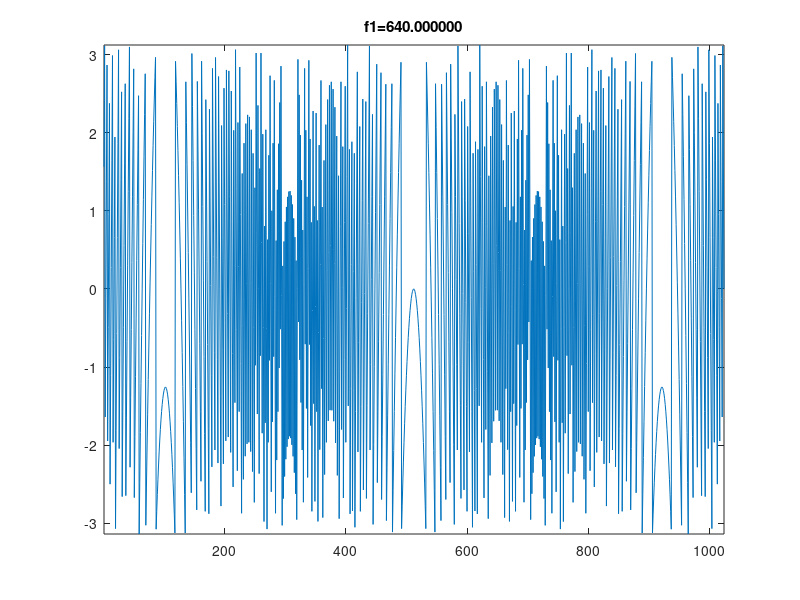
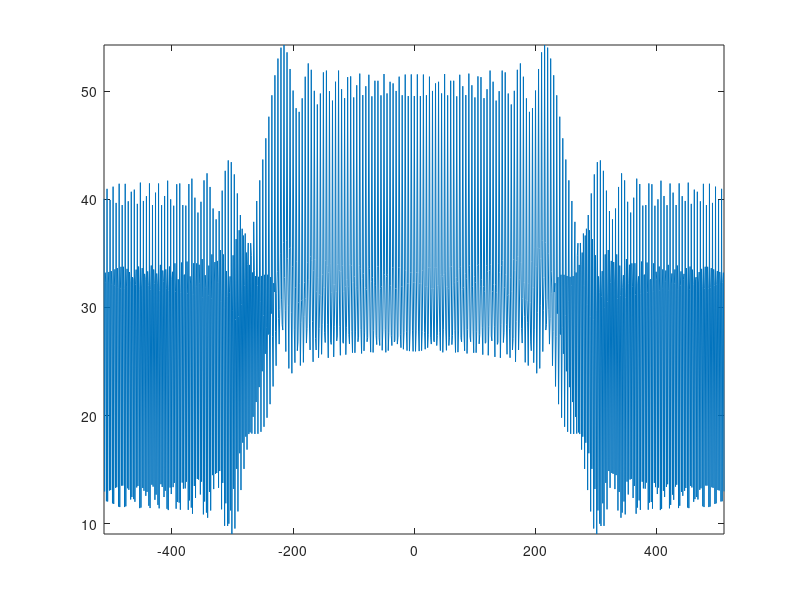

These figures' MATLAB source, in order: (Note: this script raises an error after producing the figures.)
% Script to demonstrate the Aliasing problem
% 
% Juan Campos
% Universitat Autonoma de Barcelona
% http://grupsderecerca.uab.cat/mipoptilab/

clc
close all
clear all
format compact

PI = 4.*atan(1.0);
I  = sqrt(-1);

A1 = 1.0;
A2 = 1.0;

N  = 1024;
N2 = N/2;

f1 = 1.0/16.0;
s  = zeros(N,1);
ex = zeros(N,1);

figure(1)
% Sinusoidal functions
x=-N2:N2-1;
for m = 1:50
    f2 = 0.02*m;
    ex(1:N) = exp(-(1:N)/100.0);
    s(1:N)  = A1 * sin(2*PI*f1*(1:N)) + A2 * sin(2*PI*f2*(1:N));
    s = s .* ex;    
    tfs = fftshift(fft(s));
    
    figure(1)
    %subplot(2,1,1)
    plot(s);
    axis tight
    titulo = sprintf('Sinusoidal addition of frequencies: f1=%f,    f2=%f', f1, f2);
    title(titulo);
    
    figure(2)
    %subplot(2,1,2)
    plot(x, abs(tfs));
    axis tight

    f2
    
    %w = waitforbuttonpress;
    pause(0.2)
end

%Chirp function
for m = 1:40
    f1 = 16.0*m;
    s(1:N) = exp(-I*PI*f1*(((1:N)-N2)/N2).^2);
    tfs = fftshift(fft(s));
    
    figure(1)
    %subplot(2,1,1)    
    plot(angle(s));
    titulo = sprintf('f1=%f', f1);
    title(titulo);
    axis tight
    
    figure(2)
    %subplot(2,1,2)    
    plot(x,abs(tfs));
    axis tight
    
    %w = waitforbuttonpress;
    pause(0.2)
end

%% 2D functions

N=256;
 
    figure(3)
for m = 1:20
    f1 = PI*0.001*m;
    lente = QuadraticPhaseF(N, f1);
       
    imshow(angle(lente));
    titulo = sprintf('f1=%f', f1);
    title(titulo);
    axis tight
        
    %w = waitforbuttonpress;
    pause(0.2)
end



